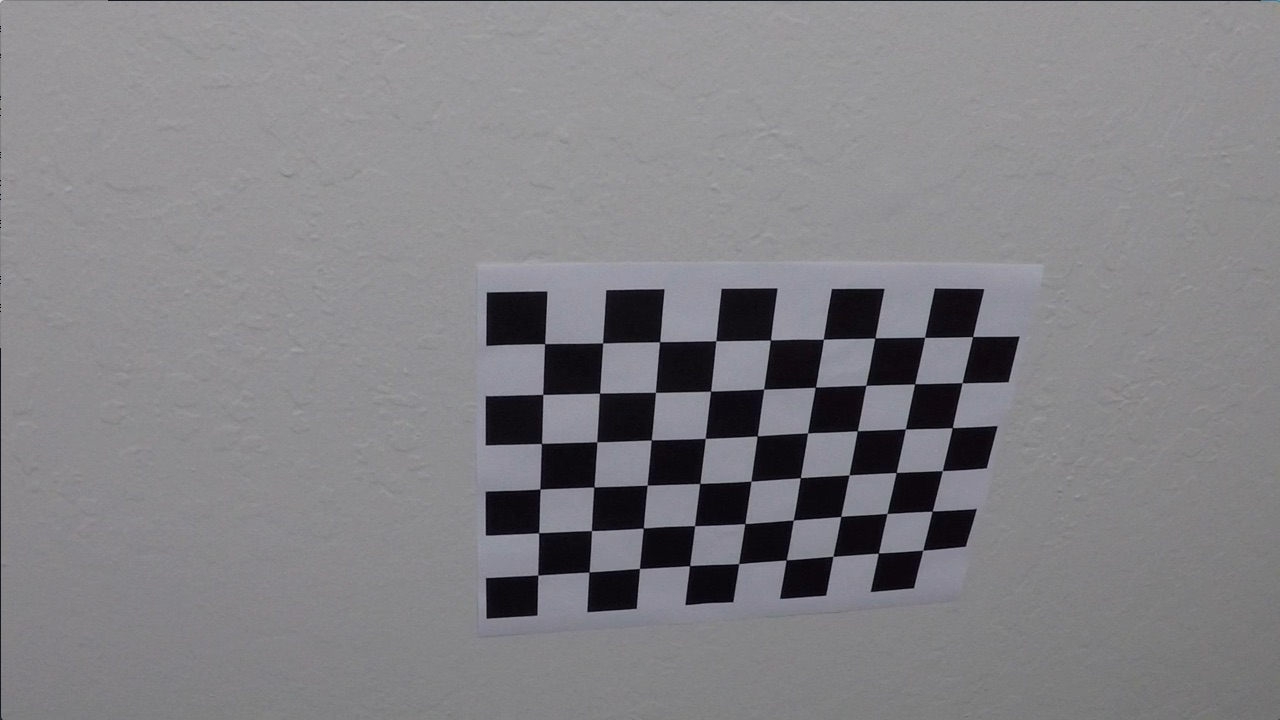
#> input picture CarND-Advanced-Lane-Lines/camera_cal/calibration10.jpg, 1280 x 720 px
$ jupyter execute --allow-errors advanced_lane_lines.ipynb   (shell and % lines are left out)   (older library calls are emulated)
#> lines starting #> are read from the running program, lines starting #| are printed output that depends on the picture
[cell 1]
'''
The goals / steps of this project are the following:

* Compute the camera calibration matrix and distortion coefficients given a set of chessboard images.
* Apply a distortion correction to raw images.
* Use color transforms, gradients, etc., to create a thresholded binary image.
* Apply a perspective transform to rectify binary image ("birds-eye view").
* Detect lane pixels and fit to find the lane boundary.
* Determine the curvature of the lane and vehicle position with respect to center.
* Warp the detected lane boundaries back onto the original image.
* Output visual display of the lane boundaries and numerical estimation of lane curvature and vehicle position.

The images for camera calibration are stored in the folder called `camera_cal`.
The images in `test_images` are for testing your pipeline on single frames.
If you want to extract more test images from the videos, you can simply use an image writing method like `cv2.imwrite()`,
i.e., you can read the video in frame by frame as usual, and for frames you want to save for later you can write to an image file.

To help the reviewer examine your work, please save examples of the output from each stage of your pipeline in the folder called
`output_images`, and include a description in your writeup for the project of what each image shows.
The video called `project_video.mp4` is the video your pipeline should work well on.

The `challenge_video.mp4` video is an extra (and optional) challenge for you if you want to test your pipeline under somewhat
trickier conditions.  The `harder_challenge.mp4` video is another optional challenge and is brutal!

If you're feeling ambitious (again, totally optional though), don't stop there!
We encourage you to go out and take video of your own, calibrate your camera and show us how you would implement this project from scratch!
'''

[cell 2]
# import libraries
import numpy as np
import cv2
import matplotlib.pyplot as plt
import matplotlib.image as mpimg
import os

[cell 3]
# some utility functions

# get images from dir
def ImagesFromDir(dir_name):
    image_names = os.listdir(dir_name)
    image_paths = [dir_name+ '/'+ image_name for image_name in image_names]
    images = [mpimg.imread(image_path) for image_path in image_paths]
    return images

# take chessboard images and return the object points and image points
def GetObjImagePoints(images,chessboard_grid=(9,6)):
    objpoints = [] # 3D points in real world space
    imgpoints = [] # 2D points in image plane
    for img in images:
        objpoint = np.zeros((chessboard_grid[1]*chessboard_grid[0],3),np.float32 )
        objpoint[:,:2]= np.mgrid[0:chessboard_grid[0],0:chessboard_grid[1]].T.reshape(-1,2)
        gray = cv2.cvtColor(img,cv2.COLOR_BGR2GRAY)
        ret, corners = cv2.findChessboardCorners(gray, chessboard_grid, None)
        if True == ret:
            objpoints.append(objpoint)
            imgpoints.append(corners)
    return objpoints,imgpoints

# return undistorted image
# [151 lines left out: functions UndistortImage, AbsSobelThreshold, MagThreshold, DirThreshold, HlsThreshold, LuvThreshold and 2 more, not called in this run]

# perspective transform
# get transform matrix M (src -> dst)
# get transform matrix INV_M (dst -> src)
def GetPerspectiveTransformMatrix():
    src = np.float32([[(203, 720), (585, 460), (695, 460), (1127, 720)]])
    dst = np.float32([[(320, 720), (320, 0), (960, 0), (960, 720)]])

    M = cv2.getPerspectiveTransform(src, dst)
    INV_M = cv2.getPerspectiveTransform(dst,src)
    return M,INV_M

# warp image
def WarpImage(image,transform_matrix):
    warped_image = cv2.warpPerspective(image, transform_matrix, image.shape[1::-1], flags=cv2.INTER_LINEAR)
    return warped_image
#
# left_fit, right_fit = FindLaneLine(warped_binary_image)
# [201 lines left out: functions FindLaneLine, DrawLaneZone, GetCurvatureAndPosition, DrawData, Pipline, not called in this run]

[cell 4]
# camera calibration
# get objpoints and imgpoints for UndistortImage function
camera_cal_images = ImagesFromDir("camera_cal")
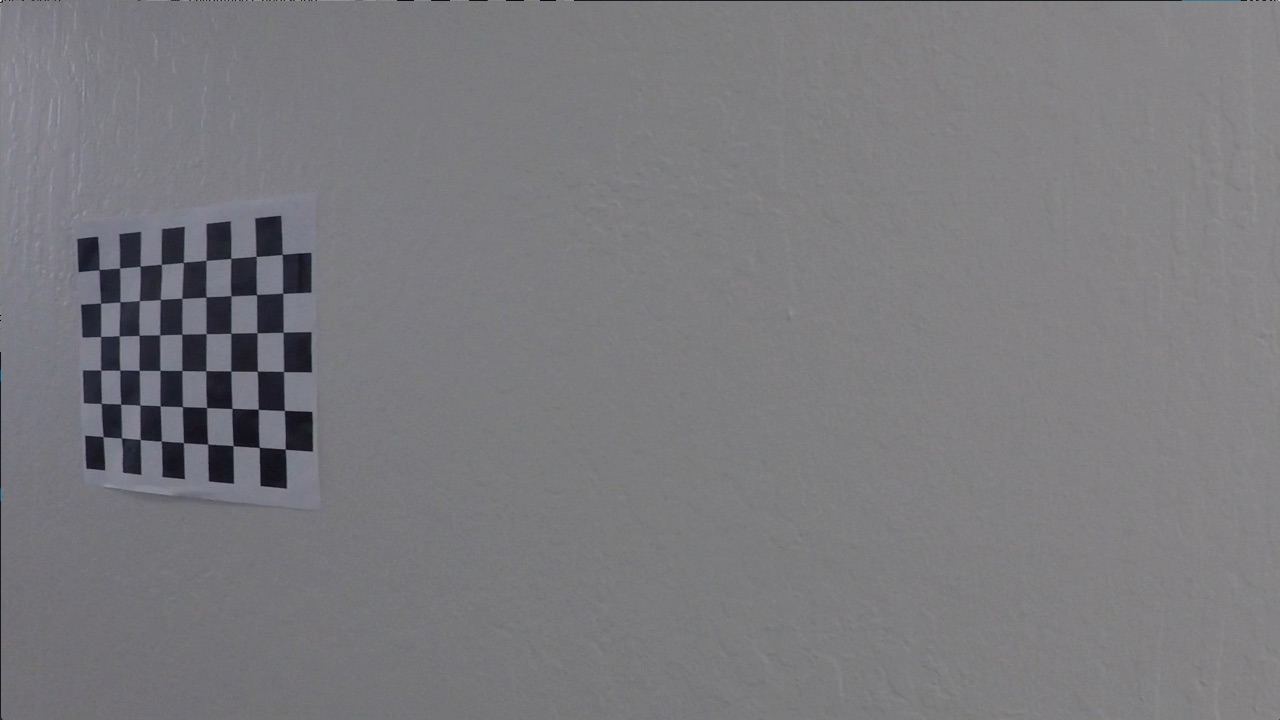
#> input picture CarND-Advanced-Lane-Lines/camera_cal/calibration11.jpg, 1280 x 720 px
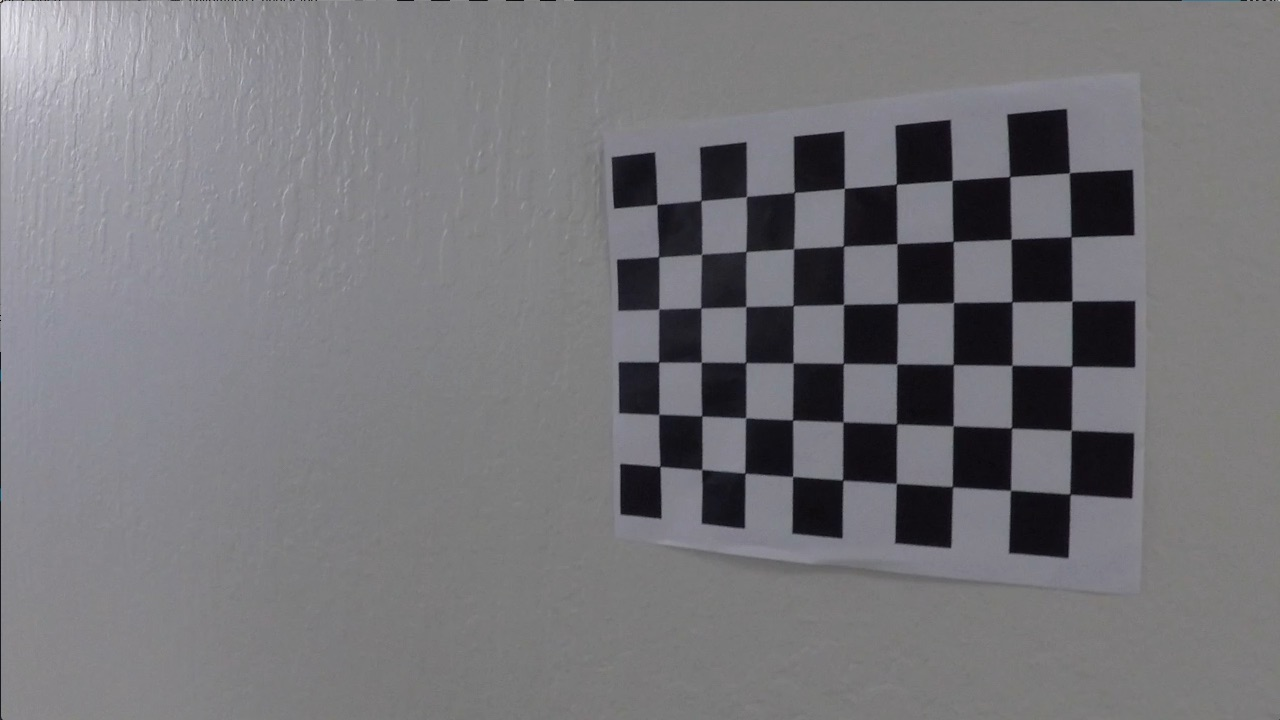
#> input picture CarND-Advanced-Lane-Lines/camera_cal/calibration12.jpg, 1280 x 720 px
#> in ImagesFromDir, `images = [mpimg.imread(image_path) for image_path in image_paths]`: images = 3 items
#> camera_cal_images = 3 items
object_points, image_points = GetObjImagePoints(camera_cal_images)
#> the loop in GetObjImagePoints, `for img in images:` made 3 passes
#> object_points = 3 items; image_points = 3 items

[cell 5]
# get perspective transform matrix M(src->dst) and INV_M(dst->src)
M, INV_M = GetPerspectiveTransformMatrix()

#> (a cell that did not finish here is left out)


#> (a cell that did not finish here is left out)

#> (a cell that did not finish here is left out)

#> (a cell that did not finish here is left out)

#> (a cell that did not finish here is left out)

#> (a cell that did not finish here is left out)

[cell 12]
from moviepy.editor import VideoFileClip
video_output_path = 'output_videos/project_video_output.mp4'
#> video_output_path = 'output_videos/project_video_output.mp4'
#> (the rest of this cell did not finish here and is left out)
